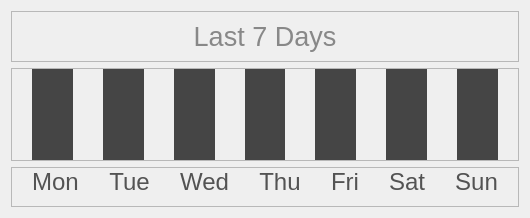
            <widget class="QWidget" name="progress_page">
             <property name="sizePolicy">
              <sizepolicy hsizetype="Expanding" vsizetype="Expanding">
               <horstretch>0</horstretch>
               <verstretch>0</verstretch>
              </sizepolicy>
             </property>
             <layout class="QVBoxLayout" name="verticalLayout_3">
              <item>
               <widget class="QFrame" name="frame_12">
                <property name="frameShape">
                 <enum>QFrame::StyledPanel</enum>
                </property>
                <property name="frameShadow">
                 <enum>QFrame::Raised</enum>
                </property>
                <layout class="QHBoxLayout" name="horizontalLayout_12">
                 <item>
                  <widget class="QLabel" name="label_2">
                   <property name="font">
                    <font>
                     <pointsize>20</pointsize>
                    </font>
                   </property>
                   <property name="styleSheet">
                    <string notr="true">color: #888888;</string>
                   </property>
                   <property name="text">
                    <string>Last 7 Days</string>
                   </property>
                   <property name="alignment">
                    <set>Qt::AlignCenter</set>
                   </property>
                  </widget>
                 </item>
                </layout>
               </widget>
              </item>
              <item>
               <widget class="QFrame" name="frame_11">
                <property name="sizePolicy">
                 <sizepolicy hsizetype="Expanding" vsizetype="Expanding">
                  <horstretch>0</horstretch>
                  <verstretch>0</verstretch>
                 </sizepolicy>
                </property>
                <property name="frameShape">
                 <enum>QFrame::StyledPanel</enum>
                </property>
                <property name="frameShadow">
                 <enum>QFrame::Raised</enum>
                </property>
                <layout class="QHBoxLayout" name="horizontalLayout_10">
                 <property name="spacing">
                  <number>30</number>
                 </property>
                 <property name="leftMargin">
                  <number>20</number>
                 </property>
                 <property name="topMargin">
                  <number>0</number>
                 </property>
                 <property name="rightMargin">
                  <number>20</number>
                 </property>
                 <property name="bottomMargin">
                  <number>0</number>
                 </property>
                 <item>
                  <widget class="QProgressBar" name="bar_last_mon">
                   <property name="sizePolicy">
                    <sizepolicy hsizetype="Expanding" vsizetype="Expanding">
                     <horstretch>0</horstretch>
                     <verstretch>0</verstretch>
                    </sizepolicy>
                   </property>
                   <property name="styleSheet">
                    <string notr="true">QProgressBar {
	border: 0px solid red;
    border-top-left-radius: 0px;
    border-top-right-radius: 0px;
	background-color: #454545;
}

 QProgressBar::chunk {
     background-color: #72eb3a;
 }</string>
                   </property>
                   <property name="value">
                    <number>0</number>
                   </property>
                   <property name="textVisible">
                    <bool>false</bool>
                   </property>
                   <property name="orientation">
                    <enum>Qt::Vertical</enum>
                   </property>
                  </widget>
                 </item>
                 <item>
                  <widget class="QProgressBar" name="bar_last_tue">
                   <property name="sizePolicy">
                    <sizepolicy hsizetype="Expanding" vsizetype="Expanding">
                     <horstretch>0</horstretch>
                     <verstretch>0</verstretch>
                    </sizepolicy>
                   </property>
                   <property name="styleSheet">
                    <string notr="true">QProgressBar {
	border: 0px solid red;
    border-top-left-radius: 0px;
    border-top-right-radius: 0px;
	background-color: #454545;
}

 QProgressBar::chunk {
     background-color: #72eb3a;
 }</string>
                   </property>
                   <property name="value">
                    <number>0</number>
                   </property>
                   <property name="textVisible">
                    <bool>false</bool>
                   </property>
                   <property name="orientation">
                    <enum>Qt::Vertical</enum>
                   </property>
                  </widget>
                 </item>
                 <item>
                  <widget class="QProgressBar" name="bar_last_wed">
                   <property name="sizePolicy">
                    <sizepolicy hsizetype="Expanding" vsizetype="Expanding">
                     <horstretch>0</horstretch>
                     <verstretch>0</verstretch>
                    </sizepolicy>
                   </property>
                   <property name="styleSheet">
                    <string notr="true">QProgressBar {
	border: 0px solid red;
    border-top-left-radius: 0px;
    border-top-right-radius: 0px;
	background-color: #454545;
}

 QProgressBar::chunk {
     background-color: #72eb3a;
 }</string>
                   </property>
                   <property name="value">
                    <number>0</number>
                   </property>
                   <property name="textVisible">
                    <bool>false</bool>
                   </property>
                   <property name="orientation">
                    <enum>Qt::Vertical</enum>
                   </property>
                  </widget>
                 </item>
                 <item>
                  <widget class="QProgressBar" name="bar_last_thu">
                   <property name="sizePolicy">
                    <sizepolicy hsizetype="Expanding" vsizetype="Expanding">
                     <horstretch>0</horstretch>
                     <verstretch>0</verstretch>
                    </sizepolicy>
                   </property>
                   <property name="styleSheet">
                    <string notr="true">QProgressBar {
	border: 0px solid red;
    border-top-left-radius: 0px;
    border-top-right-radius: 0px;
	background-color: #454545;
}

 QProgressBar::chunk {
     background-color: #72eb3a;
 }</string>
                   </property>
                   <property name="value">
                    <number>0</number>
                   </property>
                   <property name="textVisible">
                    <bool>false</bool>
                   </property>
                   <property name="orientation">
                    <enum>Qt::Vertical</enum>
                   </property>
                  </widget>
                 </item>
                 <item>
                  <widget class="QProgressBar" name="bar_last_fri">
                   <property name="sizePolicy">
                    <sizepolicy hsizetype="Expanding" vsizetype="Expanding">
                     <horstretch>0</horstretch>
                     <verstretch>0</verstretch>
                    </sizepolicy>
                   </property>
                   <property name="styleSheet">
                    <string notr="true">QProgressBar {
	border: 0px solid red;
    border-top-left-radius: 0px;
    border-top-right-radius: 0px;
	background-color: #454545;
}

 QProgressBar::chunk {
     background-color: #72eb3a;
 }</string>
                   </property>
                   <property name="value">
                    <number>0</number>
                   </property>
                   <property name="textVisible">
                    <bool>false</bool>
                   </property>
                   <property name="orientation">
                    <enum>Qt::Vertical</enum>
                   </property>
                  </widget>
                 </item>
                 <item>
                  <widget class="QProgressBar" name="bar_last_sat">
                   <property name="sizePolicy">
                    <sizepolicy hsizetype="Expanding" vsizetype="Expanding">
                     <horstretch>0</horstretch>
                     <verstretch>0</verstretch>
                    </sizepolicy>
                   </property>
                   <property name="styleSheet">
                    <string notr="true">QProgressBar {
	border: 0px solid red;
    border-top-left-radius: 0px;
    border-top-right-radius: 0px;
	background-color: #454545;
}

 QProgressBar::chunk {
     background-color: #72eb3a;
 }</string>
                   </property>
                   <property name="value">
                    <number>0</number>
                   </property>
                   <property name="textVisible">
                    <bool>false</bool>
                   </property>
                   <property name="orientation">
                    <enum>Qt::Vertical</enum>
                   </property>
                  </widget>
                 </item>
                 <item>
                  <widget class="QProgressBar" name="bar_last_sun">
                   <property name="sizePolicy">
                    <sizepolicy hsizetype="Expanding" vsizetype="Expanding">
                     <horstretch>0</horstretch>
                     <verstretch>0</verstretch>
                    </sizepolicy>
                   </property>
                   <property name="styleSheet">
                    <string notr="true">QProgressBar {
	border: 0px solid red;
    border-top-left-radius: 0px;
    border-top-right-radius: 0px;
	background-color: #454545;
}

 QProgressBar::chunk {
     background-color: #72eb3a;
 }</string>
                   </property>
                   <property name="value">
                    <number>0</number>
                   </property>
                   <property name="textVisible">
                    <bool>false</bool>
                   </property>
                   <property name="orientation">
                    <enum>Qt::Vertical</enum>
                   </property>
                  </widget>
                 </item>
                </layout>
               </widget>
              </item>
              <item>
               <widget class="QFrame" name="frame_13">
                <property name="frameShape">
                 <enum>QFrame::StyledPanel</enum>
                </property>
                <property name="frameShadow">
                 <enum>QFrame::Raised</enum>
                </property>
                <layout class="QHBoxLayout" name="horizontalLayout_11">
                 <property name="spacing">
                  <number>30</number>
                 </property>
                 <property name="leftMargin">
                  <number>20</number>
                 </property>
                 <property name="topMargin">
                  <number>0</number>
                 </property>
                 <property name="rightMargin">
                  <number>20</number>
                 </property>
                 <property name="bottomMargin">
                  <number>10</number>
                 </property>
                 <item>
                  <widget class="QLabel" name="lbl_progress_0">
                   <property name="font">
                    <font>
                     <pointsize>18</pointsize>
                    </font>
                   </property>
                   <property name="styleSheet">
                    <string notr="true">color: rgb(83, 83, 83);</string>
                   </property>
                   <property name="text">
                    <string>Mon</string>
                   </property>
                   <property name="alignment">
                    <set>Qt::AlignCenter</set>
                   </property>
                  </widget>
                 </item>
                 <item>
                  <widget class="QLabel" name="lbl_progress_1">
                   <property name="font">
                    <font>
                     <pointsize>18</pointsize>
                    </font>
                   </property>
                   <property name="styleSheet">
                    <string notr="true">color: rgb(83, 83, 83);</string>
                   </property>
                   <property name="text">
                    <string>Tue</string>
                   </property>
                   <property name="alignment">
                    <set>Qt::AlignCenter</set>
                   </property>
                  </widget>
                 </item>
                 <item>
                  <widget class="QLabel" name="lbl_progress_2">
                   <property name="font">
                    <font>
                     <pointsize>18</pointsize>
                    </font>
                   </property>
                   <property name="styleSheet">
                    <string notr="true">color: rgb(83, 83, 83);</string>
                   </property>
                   <property name="text">
                    <string>Wed</string>
                   </property>
                   <property name="alignment">
                    <set>Qt::AlignCenter</set>
                   </property>
                  </widget>
                 </item>
                 <item>
                  <widget class="QLabel" name="lbl_progress_3">
                   <property name="font">
                    <font>
                     <pointsize>18</pointsize>
                    </font>
                   </property>
                   <property name="styleSheet">
                    <string notr="true">color: rgb(83, 83, 83);</string>
                   </property>
                   <property name="text">
                    <string>Thu</string>
                   </property>
                   <property name="alignment">
                    <set>Qt::AlignCenter</set>
                   </property>
                  </widget>
                 </item>
                 <item>
                  <widget class="QLabel" name="lbl_progress_4">
                   <property name="font">
                    <font>
                     <pointsize>18</pointsize>
                    </font>
                   </property>
                   <property name="styleSheet">
                    <string notr="true">color: rgb(83, 83, 83);</string>
                   </property>
                   <property name="text">
                    <string>Fri</string>
                   </property>
                   <property name="alignment">
                    <set>Qt::AlignCenter</set>
                   </property>
                  </widget>
                 </item>
                 <item>
                  <widget class="QLabel" name="lbl_progress_5">
                   <property name="font">
                    <font>
                     <pointsize>18</pointsize>
                    </font>
                   </property>
                   <property name="styleSheet">
                    <string notr="true">color: rgb(83, 83, 83);</string>
                   </property>
                   <property name="text">
                    <string>Sat</string>
                   </property>
                   <property name="alignment">
                    <set>Qt::AlignCenter</set>
                   </property>
                  </widget>
                 </item>
                 <item>
                  <widget class="QLabel" name="lbl_progress_6">
                   <property name="font">
                    <font>
                     <pointsize>18</pointsize>
                    </font>
                   </property>
                   <property name="styleSheet">
                    <string notr="true">color: rgb(83, 83, 83);</string>
                   </property>
                   <property name="text">
                    <string>Sun</string>
                   </property>
                   <property name="alignment">
                    <set>Qt::AlignCenter</set>
                   </property>
                  </widget>
                 </item>
                </layout>
               </widget>
              </item>
             </layout>
            </widget>
